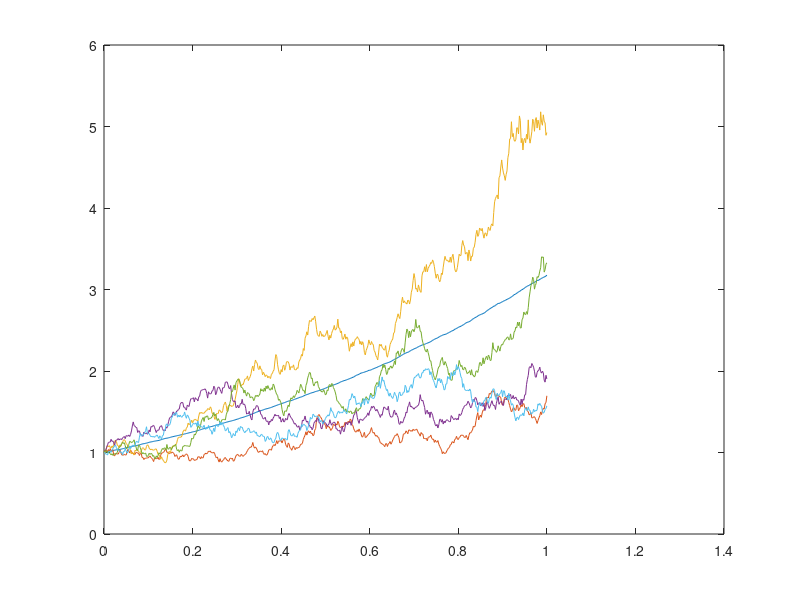

Write the MATLAB code that produced this figure.
function [ ] = Brownian( )
stepsize=1/500;
path=1000;
steps=1/stepsize;
x=zeros(path,steps);
t=x;
for i=2:1:steps+1
   x(:,i) = x(:,i-1)+randn(path,1)*sqrt(stepsize);
   t(:,i) = t(:,i-1)+ones(path,1)*stepsize;
end
u=exp(1/2*x+t);
plot(t(1,:),mean(u,1));
hold on
plot(t(1,:),u(1:5,:));
end

